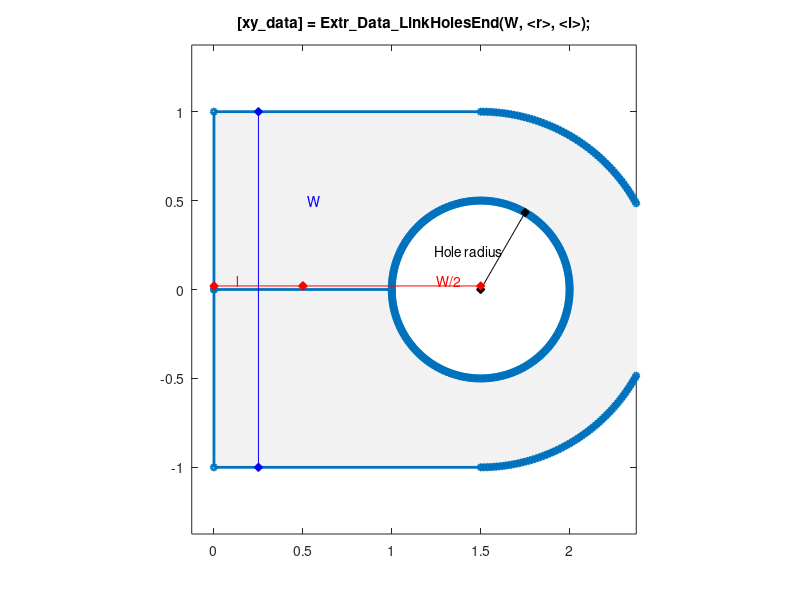

Recreate this plot in MATLAB.
function [xy_data] = Extr_Data_LinkEndHole(W, varargin)
%Extr_Data_LinkEndHole Produce extrusion data for a link end with a hole
%   [xy_data] = Extr_Data_LinkEndHole(W, r, <l>)
%   This function returns x-y data for a rounded link end with a hole.  The
%   link end length can be extended with parameter l.
%   You can specify:
%       Width       W
%       Hole radius r
%       Length      l
%
%   To see a plot showing parameter values, enter the name
%   of the function with no arguments
%   >> Extr_Data_LinkEndHole
%
%   To see a plot created with your parameter values,
%   add 'plot' as the final argument
%   >> Extr_Data_LinkEndHole(2,0.5,0.5, 'plot')
%
% Copyright 2014-2021 The MathWorks, Inc.

% Default data to show diagram
if (nargin == 0)
    W = 2;
    r = 0.5;
    l = 0.5;
end

% Check if plot should be produced
if (isempty(varargin))
    showplot = 'n';
end
if nargin==1
    l=0;
    r=0;
end
if nargin==2
    if ischar(varargin{1})   % PLOT REQUESTED
        r = 0;
        l = 0;
        showplot = varargin{1};
    else
        r = varargin{1};    % r SPECIFIED
        l = 0;
        showplot = 'n';
    end
end
if nargin==3
    if ischar(varargin{2})   % PLOT REQUESTED
        r = varargin{1};    % r SPECIFIED
        l = 0;
        showplot = varargin{2};
    else
        r = varargin{1};    % r SPECIFIED
        l = varargin{2};    % l SPECIFIED
        showplot = 'n';
    end
end

if nargin==4
    r = varargin{1};    % l SPECIFIED
    l = varargin{2};    % l SPECIFIED
    showplot= varargin{3};
end

% Rounded ends and outer boundary of member
theta = (-89:1:+90)' * pi/180; % CCW
linkend = repmat([W/2+l 0], length(theta), 1) + W/2 * [cos(theta), sin(theta)];
boundary = [0 0;0 -W/2; W/2+l -W/2; linkend; 0 W/2;0 0];

% Circular hole
theta = (180:-1:-180)' * pi/180; % CW
hole = repmat([W/2+l 0], length(theta), 1) + r * [cos(theta), sin(theta)];

if(r>0)
    xy_data = [boundary; hole];
else
    xy_data = [boundary];
end

% Plot diagram to show parameters and extrusion
if (nargin == 0 || strcmpi(showplot,'plot'))
    % Figure name
    figString = ['h1_' mfilename];
    % Only create a figure if no figure exists
    figExist = 0;
    fig_hExist = evalin('base',['exist(''' figString ''')']);
    if (fig_hExist)
        figExist = evalin('base',['ishandle(' figString ') && strcmp(get(' figString ', ''type''), ''figure'')']);
    end
    if ~figExist
        fig_h = figure('Name',figString);
        assignin('base',figString,fig_h);
    else
        fig_h = evalin('base',figString);
    end
    figure(fig_h)
    clf(fig_h)
    
    % Plot extrusion
    patch(xy_data(:,1),xy_data(:,2),[1 1 1]*0.95,'EdgeColor','none');
    hold on
    plot(xy_data(:,1),xy_data(:,2),'-','Marker','o','MarkerSize',4,'LineWidth',2);
    
    axis([-0.1 1.9 -1.1 1.1]*(W/2+l/2));
    axis('equal');
    
    % Show parameters
    plot([W/8 W/8],[-W/2 W/2],'b-d','MarkerFaceColor','b');
    text(W/3.8,W/4,'{\color{blue}W}');
    if(r>0)
        plot([W/2+l W/2+r*(cosd(60))+l],[0 r*sind(60)],'k-d','MarkerFaceColor','k');
        text(W/2+l+r*(cosd(60))/2,r*sind(60)/2,'Hole radius','HorizontalAlignment','right');
    end
    if(l>0)
        plot([0 l],[0.01 0.01]*W,'r-d','MarkerFaceColor','r');
        text(l/4,0.025*W,'{\color{red}l}');
    end
    plot([l l+W/2],[0.01 0.01]*W,'r-d','MarkerFaceColor','r');
    text(l+3*W/8,0.025*W,'{\color{red}W/2}');
    title('[xy\_data] = Extr\_Data\_LinkHolesEnd(W, <r>, <l>);');
    
    hold off
    box on
    clear xy_data
end


